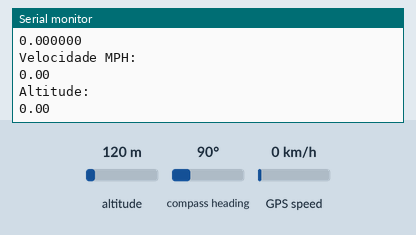
Recording of a sketch running on a simulated ESP32. Parts: the last lines printed to the serial monitor. The test bench sets the inputs (shaded band); at power-on: altitude 120 m, GPS speed 0 km/h, compass heading 90°. The GPS gets a fix after 3 s at 37.7749, -122.4194 with 8 satellites.

Above: at 1.2 s.
1.3 s: altitude set to 20 m
2.8 s: GPS speed set to 2 km/h
At 3.9 s:
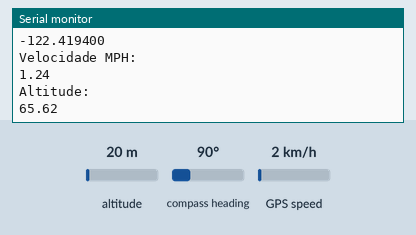
4.3 s: altitude set to 250 m
At 5.8 s:
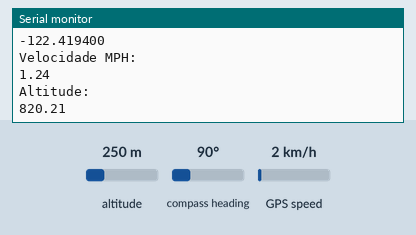
Timing chart, 0 to 7.3 s (numbered marks = the images above; inputs shaded):
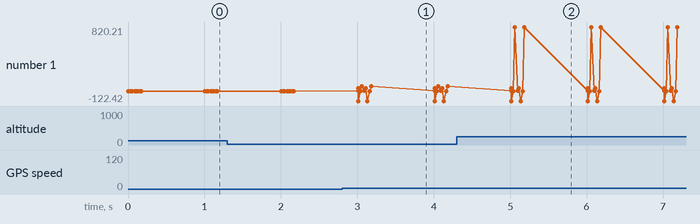

The sketch:

teste_gps.ino
```cpp
#include "TinyGPS++.h"
//#include "SoftwareSerial.h"

//SoftwareSerial serial_connection(10, 11); //RX=pin 10, TX= pin 11
TinyGPSPlus gps;

HardwareSerial Serial1(1);

void setup()
{
	Serial.begin(9600);
  Serial1.begin(9600);
	//serial_connection.begin(9600);
	Serial.println("GPS Start");
}

void loop()
{
	while(Serial1.available())
	{
		if (gps.encode(Serial1.read())) {
		  Serial.println("Quantidade de Satelites:");
      Serial.println(gps.satellites.value());
      Serial.println("Latitude:");
      Serial.println(gps.location.lat(), 6);
      Serial.println("Longitude:");
      Serial.println(gps.location.lng(), 6);
      Serial.println("Velocidade MPH:");
      Serial.println(gps.speed.mph());
      Serial.println("Altitude:");
      Serial.println(gps.altitude.feet());
      Serial.println();
		}
   //Serial.println("Primeiro while");
	}
	/*if(gps.location.isUpdated())
	{
		Serial.println("Quantidade de Satelites:");
		Serial.println(gps.satellites.value());
		Serial.println("Latitude:");
		Serial.println(gps.location.lat(), 6);
		Serial.println("Longitude:");
		Serial.println(gps.location.lng(), 6);
		Serial.println("Velocidade MPH:");
		Serial.println(gps.speed.mph());
		Serial.println("Altitude:");
		Serial.println(gps.altitude.feet());
		Serial.println();
		Serial.println();
		Serial.println();
	} else Serial.println("Location not updated");*/
}
```

Measured:
- after the input at 2.8 s, the serial monitor: prints a new line after 0.24 s (image 1)
- after the input at 4.3 s, the serial monitor: prints a new line after 0.76 s (image 2)
- plotted number 1: 65.62 → 820.21 after the input at 4.3 s
